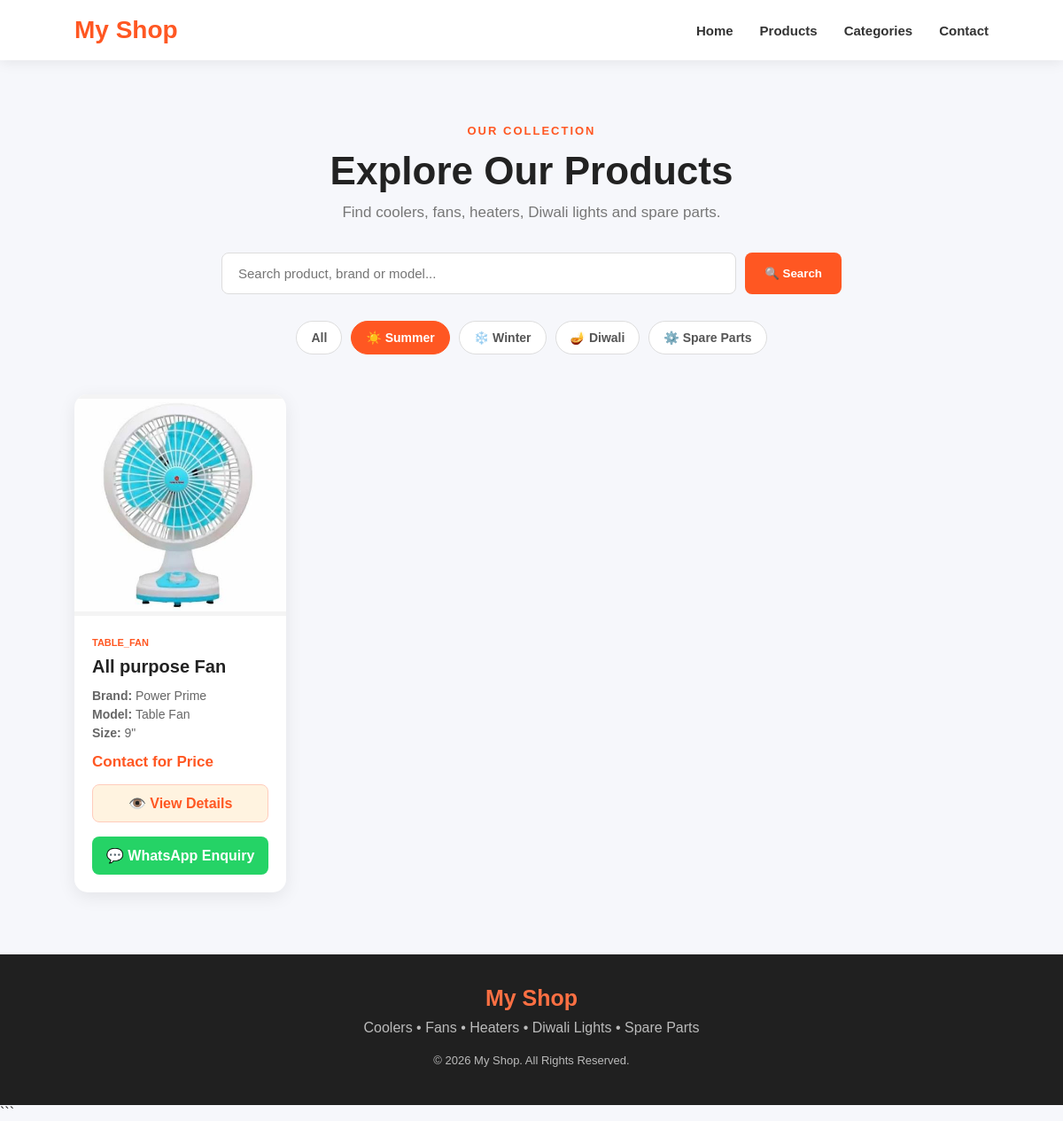
The app's page /products/?category=summer with its own data.
### products/models.py (models this page shows, shortened)
class Product(models.Model):
    CATEGORY_CHOICES = [
        ("summer", "☀️ Summer"),
        ("winter", "❄️ Winter"),
        ("diwali", "🪔 Diwali"),
        ("spare_parts", "⚙️ Spare Parts"),
    ]
    SUBCATEGORY_CHOICES = [
        ("cooler", "Cooler"),
        ("cooler_spare_parts", "Cooler Spare Parts"),
        ("honeycomb", "Honeycomb / Cooler Grass"),
        ("table_fan", "Table Fan"),
        ("bullet_fan", "Bullet Fan"),
        ("stand_fan", "Stand Fan"),
        ("ceiling_fan", "Ceiling Fan"),
        ("sun_heater", "Sun Heater"),
        ("quartz_heater", "Quartz Heater"),
        ("immersion_rod", "Immersion Rod"),
        ("copper_wire_light", "Copper Wire Light"),
        ("temple_light", "Temple Light"),
        ("multi_function_light", "Multi Function Light"),
        ("serial_light", "Serial / Decorative Light"),
        ("warm_white_light", "Warm White Light"),
        ("multi_colour_light", "Multi Colour Light"),
        ("fan_spare_parts", "Fan Spare Parts"),
        ("motor", "Motor"),
        ("pump", "Cooler Pump"),
        ("cooler_motor", "Cooler Motor"),
        ("other_spare_parts", "Other Spare Parts"),
    ]
    name = models.CharField(
        max_length=200
    )
    category = models.CharField(
        max_length=30,
        choices=CATEGORY_CHOICES
    )
    subcategory = models.CharField(
        max_length=60,
        choices=SUBCATEGORY_CHOICES
    )
    brand = models.CharField(
        max_length=100,
        blank=True
    )
    model = models.CharField(
        max_length=100,
        blank=True
    )
    size = models.CharField(
        max_length=100,
        blank=True
    )
    price = models.DecimalField(
        max_digits=10,
        decimal_places=2,
        blank=True,
        null=True
    )
    image = models.ImageField(
        upload_to="products/",
        blank=True,
        null=True
    )
    description = models.TextField(
        blank=True
    )
    features = models.TextField(
        blank=True
    )
    available = models.BooleanField(
        default=True
    )
    created_at = models.DateTimeField(
        auto_now_add=True
    )

### products/views.py (the view, shortened to what this page needs)
def product_list(request):
    products = Product.objects.filter(
        available=True
    )
    category = request.GET.get("category")
    search = request.GET.get("search")
    if category:
        products = products.filter(
            category=category
        )
    categories = Product.CATEGORY_CHOICES
    context = {
        "products": products,
        "categories": categories,
        "selected_category": category,
        "search": search or "",
    }
    return render(
        request,
        "products/product_list.html",
        context
    )

### templates/products/product_list.html (shortened to what this page needs)
{% load static %}
<!DOCTYPE html>
<html lang="en">
<head>
    <link
        rel="stylesheet"
        href="{% static 'css/style.css' %}"
    >
</head>
<body>
<nav class="navbar">
    <div class="logo">
        My Shop
    </div>
    <div class="nav-links">
        <a href="/">
            Home
        </a>
        <a href="/products/">
            Products
        </a>
        <a href="/#categories">
            Categories
        </a>
        <a href="/#contact">
            Contact
        </a>
    </div>
</nav>
<section class="products-page">
    <div class="products-heading">
        <span>
            OUR COLLECTION
        </span>
        <h1>
            Explore Our Products
        </h1>
        <p>
            Find coolers, fans, heaters,
            Diwali lights and spare parts.
        </p>
    </div>
    <form
        method="GET"
        class="search-box"
    >
        <input
            type="text"
            name="search"
            placeholder="Search product, brand or model..."
            value="{{ search }}"
        >
        <button type="submit">
            🔍 Search
        </button>
    </form>
    <div class="category-filter">
        <a
            href="/products/"
            class="{% if not selected_category %}active{% endif %}"
        >
            All
        </a>
        {% for value, label in categories %}
            <a
                href="/products/?category={{ value }}"
                class="{% if selected_category == value %}active{% endif %}"
            >
                {{ label }}
            </a>
        {% endfor %}
    </div>
    <div class="product-grid">
        {% for product in products %}
            <div class="product-card">
                <div class="product-image">
                    {% if product.image %}
                        <img
                            src="{{ product.image.url }}"
                            alt="{{ product.name }}"
                        >
                    {% endif %}
                </div>
                <div class="product-info">
                    <span class="product-category">
                        {{ product.subcategory }}
                    </span>
                    <h2>
                        {{ product.name }}
                    </h2>
                    {% if product.brand %}
                        <p>
                            <strong>
                                Brand:
                            </strong>
                            {{ product.brand }}
                        </p>
                    {% endif %}
                    {% if product.model %}
                        <p>
                            <strong>
                                Model:
                            </strong>
                            {{ product.model }}
                        </p>
                    {% endif %}
                    {% if product.size %}
                        <p>
                            <strong>
                                Size:
                            </strong>
                            {{ product.size }}
                        </p>
                    {% endif %}
                    <div class="product-price enquiry-price">
                        Contact for Price
                    </div>
                    <a
                        href="{% url 'product_detail' product.id %}"
                        class="view-details-btn"
                    >
                        👁️ View Details
                    </a>
                    <a
                        href="https://wa.me/919798323932?text=Hello%2C%20I%20want%20to%20know%20the%20price%20and%20availability%20of%20{{ product.name|urlencode }}"
                        target="_blank"
                        class="whatsapp-btn"
                    >
                        💬 WhatsApp Enquiry
                    </a>
                </div>
            </div>
        {% endfor %}
    </div>
</section>
<footer>
    <div class="footer-logo">
        My Shop
    </div>
    <p>
        Coolers • Fans • Heaters • Diwali Lights
        • Spare Parts
    </p>
    <p class="copyright">
        © 2026 My Shop. All Rights Reserved.
    </p>
</footer>
</body>
</html>

### static/css/style.css (style rules this page uses)
* { margin: 0; padding: 0; box-sizing: border-box; }
html { scroll-behavior: smooth; }
body { font-family: Arial, Helvetica, sans-serif; background: #f6f7fb; color: #222; }
a { text-decoration: none; }
.navbar { width: 100%; padding: 18px 7%; display: flex; justify-content: space-between; align-items: center; background: #ffffff; box-shadow: 0 2px 15px rgba(0, 0, 0, 0.08); position: sticky; top: 0; z-index: 1000; }
.logo { font-size: 28px; font-weight: 800; color: #ff5722; }
.nav-links { display: flex; gap: 30px; }
.nav-links a { color: #333; font-size: 15px; font-weight: 600; transition: 0.3s; }
section { padding: 80px 7%; }
.section-heading span, .products-heading span { color: #ff5722; font-size: 13px; font-weight: 800; letter-spacing: 2px; }
.products-page { min-height: 80vh; padding: 70px 7%; }
.products-heading { text-align: center; margin-bottom: 35px; }
.products-heading h1 { font-size: 44px; margin: 12px 0; }
.products-heading p { color: #777; font-size: 17px; }
.search-box { max-width: 700px; margin: 0 auto 30px; display: flex; gap: 10px; }
.search-box input { flex: 1; padding: 14px 18px; border: 1px solid #ddd; border-radius: 8px; outline: none; font-size: 15px; }
.search-box button { padding: 14px 22px; border: none; border-radius: 8px; background: #ff5722; color: white; font-weight: bold; cursor: pointer; }
.category-filter { display: flex; justify-content: center; gap: 10px; flex-wrap: wrap; margin-bottom: 45px; }
.category-filter a { padding: 10px 16px; background: white; color: #555; border: 1px solid #ddd; border-radius: 30px; font-size: 14px; font-weight: 600; }
.category-filter a:hover, .category-filter a.active { background: #ff5722; color: white; border-color: #ff5722; }
.product-grid { display: grid; grid-template-columns: repeat(4, 1fr); gap: 25px; }
.product-card { background: white; border-radius: 15px; overflow: hidden; box-shadow: 0 5px 20px rgba(0, 0, 0, 0.08); transition: 0.3s; }
.product-image { width: 100%; height: 250px; background: #f4f4f4; display: flex; align-items: center; justify-content: center; overflow: hidden; }
.product-image img { width: 100%; height: 100%; object-fit: contain; transition: 0.3s; }
.product-info { padding: 20px; }
.product-category { display: inline-block; color: #ff5722; font-size: 11px; font-weight: 800; text-transform: uppercase; margin-bottom: 8px; }
.product-info h2 { font-size: 20px; margin-bottom: 12px; line-height: 1.3; }
.product-info p { color: #666; font-size: 14px; margin-bottom: 5px; }
.product-price { font-size: 20px; font-weight: 800; margin-top: 15px; }
.enquiry-price { color: #ff5722; font-size: 17px; }
.whatsapp-btn { display: block; text-align: center; margin-top: 16px; padding: 12px; border-radius: 8px; background: #25d366; color: white; font-weight: 700; transition: 0.3s; }
footer { background: #202020; color: white; text-align: center; padding: 35px 20px; }
.footer-logo { font-size: 25px; font-weight: 800; color: #ff7043; margin-bottom: 10px; }
footer p { color: #bbb; margin: 8px 0; }
.copyright { font-size: 13px; margin-top: 20px !important; }
.view-details-btn { display: block; text-align: center; padding: 11px; border-radius: 8px; background: #fff3e0; color: #ff5722; font-weight: 700; margin-top: 15px; border: 1px solid #ffccbc; }

### records on screen
Product: image (picture), subcategory "TABLE_FAN", name "All purpose Fan", brand "Power Prime", model "Table Fan", size "9\""

### other values on screen
{{ label }} "☀️ Summer" "❄️ Winter" "🪔 Diwali" "⚙️ Spare Parts"
